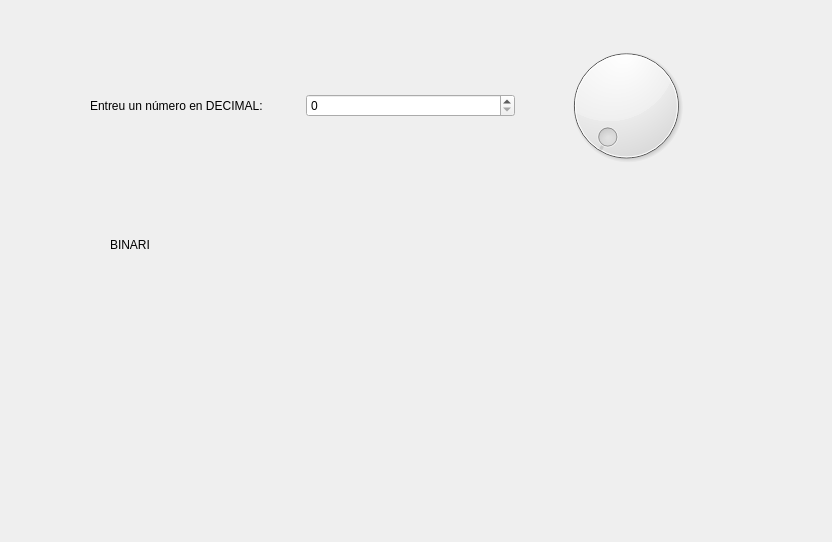
<?xml version="1.0" encoding="UTF-8"?>
<ui version="4.0">
 <class>Conversor</class>
 <widget class="QDockWidget" name="Conversor">
  <property name="geometry">
   <rect>
    <x>0</x>
    <y>0</y>
    <width>832</width>
    <height>542</height>
   </rect>
  </property>
  <property name="windowTitle">
   <string>DockWidget</string>
  </property>
  <widget class="QWidget" name="dockWidgetContents">
   <widget class="QLabel" name="label_2">
    <property name="geometry">
     <rect>
      <x>110</x>
      <y>180</y>
      <width>209</width>
      <height>129</height>
     </rect>
    </property>
    <property name="text">
     <string>BINARI</string>
    </property>
   </widget>
   <widget class="QWidget" name="">
    <property name="geometry">
     <rect>
      <x>90</x>
      <y>40</y>
      <width>641</width>
      <height>131</height>
     </rect>
    </property>
    <layout class="QHBoxLayout" name="horizontalLayout">
     <item>
      <widget class="QLabel" name="label">
       <property name="text">
        <string>Entreu un número en DECIMAL:</string>
       </property>
      </widget>
     </item>
     <item>
      <widget class="QSpinBox" name="spinBox"/>
     </item>
     <item>
      <widget class="QDial" name="dial"/>
     </item>
    </layout>
   </widget>
  </widget>
 </widget>
 <resources/>
 <connections>
  <connection>
   <sender>spinBox</sender>
   <signal>valueChanged(int)</signal>
   <receiver>dial</receiver>
   <slot>setValue(int)</slot>
   <hints>
    <hint type="sourcelabel">
     <x>373</x>
     <y>120</y>
    </hint>
    <hint type="destinationlabel">
     <x>644</x>
     <y>151</y>
    </hint>
   </hints>
  </connection>
  <connection>
   <sender>dial</sender>
   <signal>valueChanged(int)</signal>
   <receiver>spinBox</receiver>
   <slot>setValue(int)</slot>
   <hints>
    <hint type="sourcelabel">
     <x>668</x>
     <y>128</y>
    </hint>
    <hint type="destinationlabel">
     <x>484</x>
     <y>129</y>
    </hint>
   </hints>
  </connection>
 </connections>
</ui>
